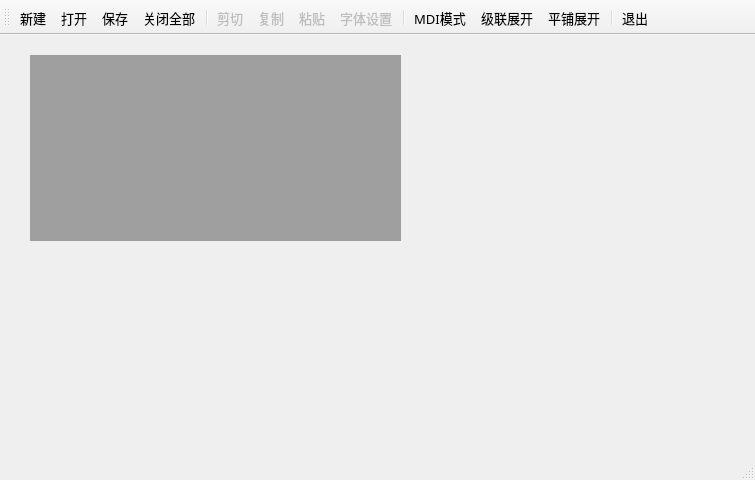
<?xml version="1.0" encoding="UTF-8"?>
<ui version="4.0">
 <class>MainWindow</class>
 <widget class="QMainWindow" name="MainWindow">
  <property name="geometry">
   <rect>
    <x>0</x>
    <y>0</y>
    <width>755</width>
    <height>480</height>
   </rect>
  </property>
  <property name="font">
   <font>
    <family>宋体</family>
    <pointsize>10</pointsize>
   </font>
  </property>
  <property name="windowTitle">
   <string>MDI应用程序</string>
  </property>
  <widget class="QWidget" name="centralWidget">
   <widget class="QMdiArea" name="mdiArea">
    <property name="geometry">
     <rect>
      <x>30</x>
      <y>20</y>
      <width>371</width>
      <height>186</height>
     </rect>
    </property>
   </widget>
  </widget>
  <widget class="QToolBar" name="mainToolBar">
   <property name="autoFillBackground">
    <bool>true</bool>
   </property>
   <property name="toolButtonStyle">
    <enum>Qt::ToolButtonIconOnly</enum>
   </property>
   <attribute name="toolBarArea">
    <enum>TopToolBarArea</enum>
   </attribute>
   <attribute name="toolBarBreak">
    <bool>false</bool>
   </attribute>
   <addaction name="actDoc_New"/>
   <addaction name="actDoc_Open"/>
   <addaction name="actDoc_Save"/>
   <addaction name="actCloseALL"/>
   <addaction name="separator"/>
   <addaction name="actCut"/>
   <addaction name="actCopy"/>
   <addaction name="actPaste"/>
   <addaction name="actFont"/>
   <addaction name="separator"/>
   <addaction name="actViewMode"/>
   <addaction name="actCascade"/>
   <addaction name="actTile"/>
   <addaction name="separator"/>
   <addaction name="actQuit"/>
  </widget>
  <widget class="QStatusBar" name="statusBar"/>
  <action name="actDoc_New">
   <property name="icon">
    <iconset resource="res.qrc">
     <normaloff>:/images/images/100.bmp</normaloff>:/images/images/100.bmp</iconset>
   </property>
   <property name="text">
    <string>新建</string>
   </property>
   <property name="toolTip">
    <string>新建文档窗口</string>
   </property>
   <property name="shortcut">
    <string>Ctrl+N</string>
   </property>
  </action>
  <action name="actQuit">
   <property name="icon">
    <iconset resource="res.qrc">
     <normaloff>:/images/images/132.bmp</normaloff>:/images/images/132.bmp</iconset>
   </property>
   <property name="text">
    <string>退出</string>
   </property>
   <property name="toolTip">
    <string>退出本系统</string>
   </property>
  </action>
  <action name="actDoc_Open">
   <property name="icon">
    <iconset resource="res.qrc">
     <normaloff>:/images/images/122.bmp</normaloff>:/images/images/122.bmp</iconset>
   </property>
   <property name="text">
    <string>打开</string>
   </property>
   <property name="toolTip">
    <string>打开文档</string>
   </property>
   <property name="shortcut">
    <string>Ctrl+O</string>
   </property>
  </action>
  <action name="actFont">
   <property name="enabled">
    <bool>false</bool>
   </property>
   <property name="icon">
    <iconset resource="res.qrc">
     <normaloff>:/images/images/506.bmp</normaloff>:/images/images/506.bmp</iconset>
   </property>
   <property name="text">
    <string>字体设置</string>
   </property>
   <property name="toolTip">
    <string>字体设置</string>
   </property>
  </action>
  <action name="actCut">
   <property name="enabled">
    <bool>false</bool>
   </property>
   <property name="icon">
    <iconset resource="res.qrc">
     <normaloff>:/images/images/200.bmp</normaloff>:/images/images/200.bmp</iconset>
   </property>
   <property name="text">
    <string>剪切</string>
   </property>
   <property name="toolTip">
    <string>剪切</string>
   </property>
   <property name="shortcut">
    <string>Ctrl+X</string>
   </property>
  </action>
  <action name="actCopy">
   <property name="enabled">
    <bool>false</bool>
   </property>
   <property name="icon">
    <iconset resource="res.qrc">
     <normaloff>:/images/images/202.bmp</normaloff>:/images/images/202.bmp</iconset>
   </property>
   <property name="text">
    <string>复制</string>
   </property>
   <property name="toolTip">
    <string>复制</string>
   </property>
   <property name="shortcut">
    <string>Ctrl+C</string>
   </property>
  </action>
  <action name="actPaste">
   <property name="enabled">
    <bool>false</bool>
   </property>
   <property name="icon">
    <iconset resource="res.qrc">
     <normaloff>:/images/images/204.bmp</normaloff>:/images/images/204.bmp</iconset>
   </property>
   <property name="text">
    <string>粘贴</string>
   </property>
   <property name="toolTip">
    <string>粘贴</string>
   </property>
   <property name="shortcut">
    <string>Ctrl+V</string>
   </property>
  </action>
  <action name="actViewMode">
   <property name="checkable">
    <bool>true</bool>
   </property>
   <property name="icon">
    <iconset resource="res.qrc">
     <normaloff>:/images/images/230.bmp</normaloff>:/images/images/230.bmp</iconset>
   </property>
   <property name="text">
    <string>MDI模式</string>
   </property>
   <property name="toolTip">
    <string>窗口模式或页面模式</string>
   </property>
  </action>
  <action name="actCascade">
   <property name="icon">
    <iconset resource="res.qrc">
     <normaloff>:/images/images/400.bmp</normaloff>:/images/images/400.bmp</iconset>
   </property>
   <property name="text">
    <string>级联展开</string>
   </property>
   <property name="toolTip">
    <string>窗口级联展开</string>
   </property>
  </action>
  <action name="actTile">
   <property name="icon">
    <iconset resource="res.qrc">
     <normaloff>:/images/images/406.bmp</normaloff>:/images/images/406.bmp</iconset>
   </property>
   <property name="text">
    <string>平铺展开</string>
   </property>
   <property name="toolTip">
    <string>窗口平铺展开</string>
   </property>
  </action>
  <action name="actCloseALL">
   <property name="icon">
    <iconset resource="res.qrc">
     <normaloff>:/images/images/128.bmp</normaloff>:/images/images/128.bmp</iconset>
   </property>
   <property name="text">
    <string>关闭全部</string>
   </property>
   <property name="toolTip">
    <string>关闭所有窗口</string>
   </property>
  </action>
  <action name="actDoc_Save">
   <property name="icon">
    <iconset resource="res.qrc">
     <normaloff>:/images/images/104.bmp</normaloff>:/images/images/104.bmp</iconset>
   </property>
   <property name="text">
    <string>保存</string>
   </property>
   <property name="toolTip">
    <string>保存修改</string>
   </property>
   <property name="shortcut">
    <string>Ctrl+S</string>
   </property>
  </action>
 </widget>
 <layoutdefault spacing="6" margin="11"/>
 <resources>
  <include location="res.qrc"/>
 </resources>
 <connections>
  <connection>
   <sender>actQuit</sender>
   <signal>triggered()</signal>
   <receiver>MainWindow</receiver>
   <slot>close()</slot>
   <hints>
    <hint type="sourcelabel">
     <x>-1</x>
     <y>-1</y>
    </hint>
    <hint type="destinationlabel">
     <x>373</x>
     <y>235</y>
    </hint>
   </hints>
  </connection>
 </connections>
</ui>
